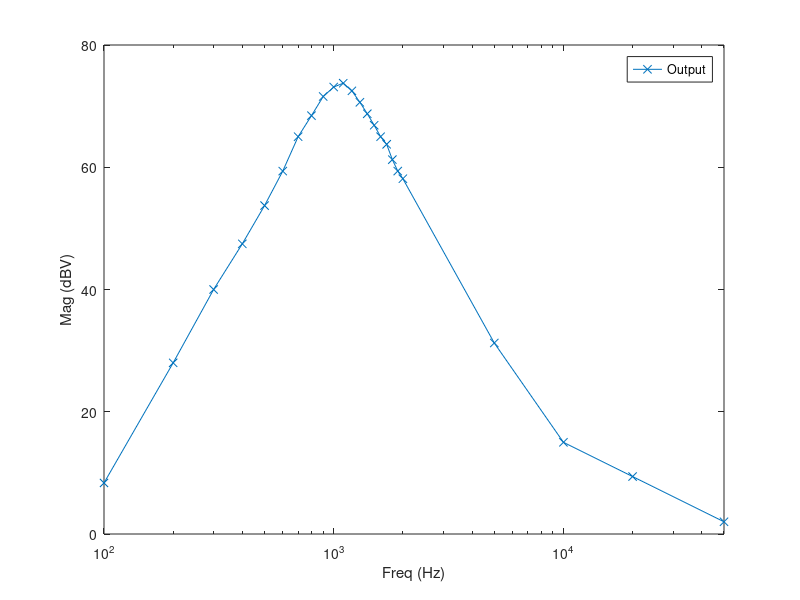

This figure's MATLAB source:
% high pass response
a2 = 12385.8263486;
a3 = 53755912.8791;
a4 = 246688600243;
H1 = tf([1,0,0,0],[1,a2,a3,a4]);

% low pass response
b1 = 222019740219;
a22 = 8374.65564738;
a33 = 70842058.7091;
a44 = 222019740219;
H2 = tf(b1,[1,a22,a33,a44]);

% Bandpass response
G = H1*H2;

freq = 10:20:1*10^6;
[mag, phs] = bode(G,2*pi.*freq);
mag = mag(1,:);


datapts = [100,200,300,400,500,600,700,800,900,1000,1100,1200,1300,1400,1500,1600,1700,1800,1900,2000,5000,10000,20000,50000;
           -56.65,-37,-25,-17.53,-11.27,-5.63,0,3.443,6.573,8.125,8.75,7.5,5.625,3.75,1.875,0,-1.25,-3.75,-5.625,-6.875,-33.75,-50,-55.6,-63];

datapts(2,:) = datapts(2,:) + 65;       
xval = 100:10*10^3:50*10^3;
input = -65.*ones(1,length(xval));
       
semilogx(datapts(1,:),datapts(2,:),'-x');
hold on;
%semilogx(xval,input,'-r');
xlim([100,50*10^3]);
xlabel('Freq (Hz)');
ylabel('Mag (dBV)');
legend('Output','Input');